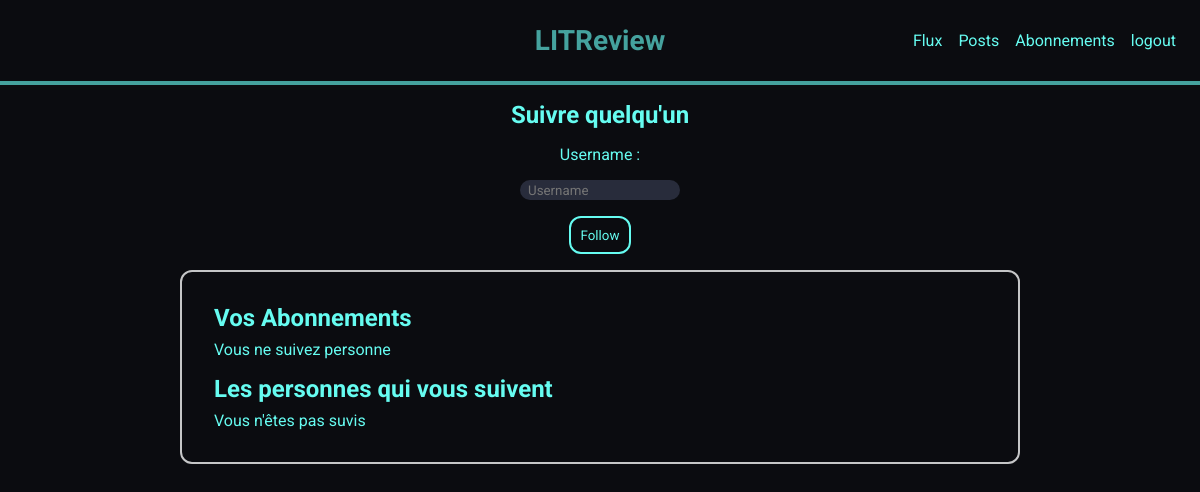
/abonnement (signed in), run on an earlier commit of the app's database.
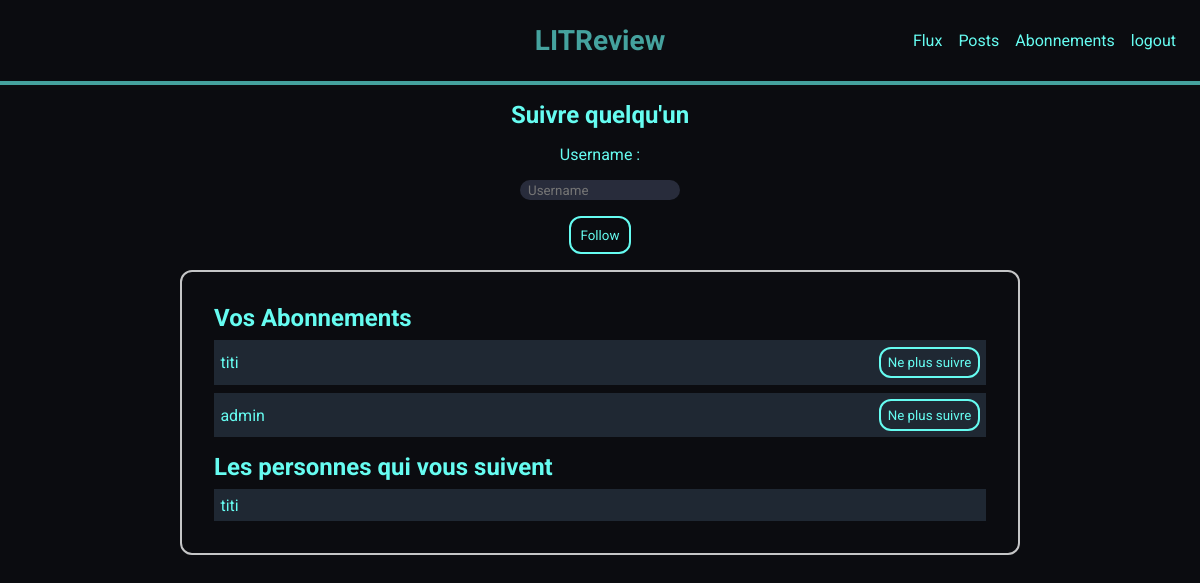
And on a later commit of the database.
### users/models.py (models this page shows)
class UserFollows(models.Model):
    user = models.ForeignKey(
        settings.AUTH_USER_MODEL,
        on_delete=models.CASCADE,
        related_name='following'
    )
    followed_user = models.ForeignKey(
        settings.AUTH_USER_MODEL,
        on_delete=models.CASCADE,
        related_name='followed_by'
    )
    class Meta:
        unique_together = ('user', 'followed_user',)

### users/views.py (the view)
# urls.py: path('abonnement', users.views.abonnement_page, name='abonnement'),
def abonnement_page(request):
    message = ''
    followers = UserFollows.objects.filter(followed_user=request.user)
    followed_users = UserFollows.objects.filter(user=request.user)
    if request.method == 'POST':
        form = forms.UserFollowsForm(request.POST)
        if form.is_valid():
            username_to_follow = form.cleaned_data['username']
            user_to_follow = User.objects.get(username=username_to_follow)
            if not UserFollows.objects.filter(user=request.user, followed_user=user_to_follow).exists():
                UserFollows.objects.create(
                    user=request.user,
                    followed_user=user_to_follow
                )
                message = 'Abonnement effectué'
            else:
                message = 'Vous suivez déjà cet utilisateur.'
            return render(request, 'users/abonnement.html', {'form': form, 'message': message, 'followers':followers, 'followed_users':followed_users})
    else:
        form = forms.UserFollowsForm()
    return render(request, 'users/abonnement.html', {'form': form, 'message': message, 'followers':followers, 'followed_users':followed_users})

### users/forms.py (shortened to what this page needs)
class UserFollowsForm(forms.Form):
    username = forms.CharField(max_length=63, label='Nom d\'utilisateur', widget=forms.TextInput(attrs={'placeholder': 'Username', 'class': 'form-control'}))

### users/templates/users/abonnement.html (shortened to what this page needs)
{% extends 'blog/base.html' %}
{%load static%}
{% block extra_styles %}
    <link rel="stylesheet" href="{% static 'blog/abonnement.css' %}" />
{% endblock %}
{% block content %}
    <div class="container_abonnement">
        <h2>Suivre quelqu'un</h2>
        <form method="post" class="form_abonnement" >
            <p>Username :</p>
            {{form.username}}
            <button class="btn_log" type="submit">Follow</button>
          </form>
          <div class="container_follows">
            <div class="container_follow">
                <h2>Vos Abonnements</h2>
                {% if followed_users %}
                    {% for followed in followed_users %}
                    <div class="container_user_follow followed">
                        <p>{{ followed.followed_user }}</p>
                        <form method="post" action="/unfollow">
                            <button class="option_abo" type="submit">Ne plus suivre</button>
                        </form>
                    </div>
                    {% endfor %}
                {% else %}
                    <p>Vous ne suivez personne</p>
                {% endif %}
              </div>
              <div class="container_follow">
                <h2>Les personnes qui vous suivent</h2>
                {% if followed_users %}
                    {% for follower in followers %}
                    <div class="container_user_follow follower">
                        <p>{{ follower.user }}</p>
                    </div>
                    {% endfor %}
                {% else %}
                    <p>Vous n'êtes pas suvis</p>
                {% endif %}
              </div>
          </div>
    </div>
{% endblock content %}

What changed in the data, as far as the page shows it:
added UserFollows: followed_user "titi", shown under "Vos Abonnements"
added UserFollows: followed_user "admin", shown under "Vos Abonnements"
added UserFollows: user "titi", shown under "Les personnes qui vous suivent"
Also different on the page:
text no longer shown: "Vous ne suivez personne Vous n'êtes pas suvis"
